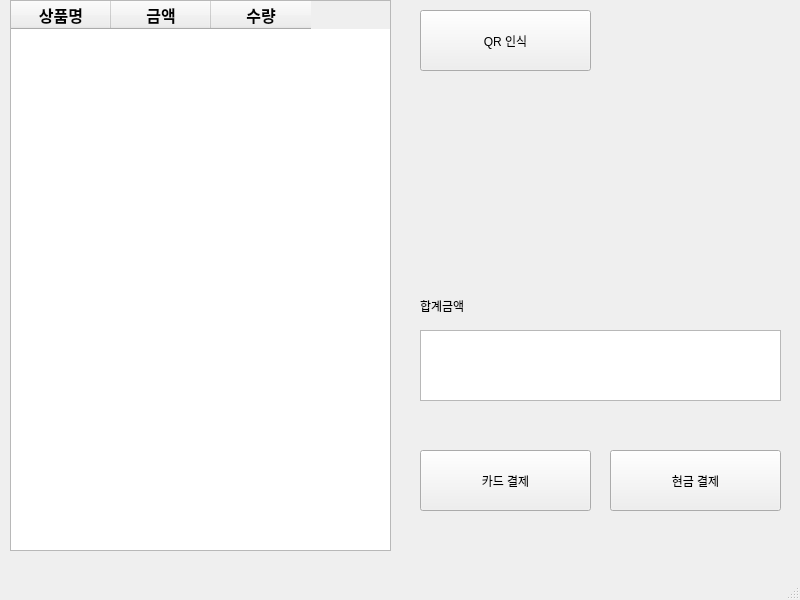
<?xml version="1.0" encoding="UTF-8"?>
<ui version="4.0">
 <class>MainWindow</class>
 <widget class="QMainWindow" name="MainWindow">
  <property name="geometry">
   <rect>
    <x>0</x>
    <y>0</y>
    <width>800</width>
    <height>600</height>
   </rect>
  </property>
  <property name="windowTitle">
   <string>MainWindow</string>
  </property>
  <widget class="QWidget" name="centralwidget">
   <widget class="QPushButton" name="pushButton_3">
    <property name="geometry">
     <rect>
      <x>610</x>
      <y>450</y>
      <width>171</width>
      <height>61</height>
     </rect>
    </property>
    <property name="text">
     <string>현금 결제</string>
    </property>
   </widget>
   <widget class="QPushButton" name="pushButton_4">
    <property name="geometry">
     <rect>
      <x>420</x>
      <y>450</y>
      <width>171</width>
      <height>61</height>
     </rect>
    </property>
    <property name="text">
     <string>카드 결제</string>
    </property>
   </widget>
   <widget class="QTableWidget" name="tableWidget">
    <property name="geometry">
     <rect>
      <x>10</x>
      <y>0</y>
      <width>381</width>
      <height>551</height>
     </rect>
    </property>
    <property name="columnCount">
     <number>3</number>
    </property>
    <column>
     <property name="text">
      <string>상품명</string>
     </property>
     <property name="font">
      <font>
       <pointsize>12</pointsize>
       <weight>75</weight>
       <bold>true</bold>
      </font>
     </property>
    </column>
    <column>
     <property name="text">
      <string>금액</string>
     </property>
     <property name="font">
      <font>
       <pointsize>12</pointsize>
       <weight>75</weight>
       <bold>true</bold>
      </font>
     </property>
    </column>
    <column>
     <property name="text">
      <string>수량</string>
     </property>
     <property name="font">
      <font>
       <pointsize>12</pointsize>
       <weight>75</weight>
       <bold>true</bold>
      </font>
     </property>
    </column>
   </widget>
   <widget class="QTextEdit" name="textEdit">
    <property name="geometry">
     <rect>
      <x>420</x>
      <y>330</y>
      <width>361</width>
      <height>71</height>
     </rect>
    </property>
   </widget>
   <widget class="QLabel" name="label">
    <property name="geometry">
     <rect>
      <x>420</x>
      <y>290</y>
      <width>111</width>
      <height>31</height>
     </rect>
    </property>
    <property name="styleSheet">
     <string notr="true">font: 75 20pt &quot;Adobe Arabic&quot;;</string>
    </property>
    <property name="text">
     <string>합계금액</string>
    </property>
   </widget>
   <widget class="QPushButton" name="pushButton_5">
    <property name="geometry">
     <rect>
      <x>420</x>
      <y>10</y>
      <width>171</width>
      <height>61</height>
     </rect>
    </property>
    <property name="text">
     <string>QR 인식</string>
    </property>
   </widget>
  </widget>
  <widget class="QMenuBar" name="menubar">
   <property name="geometry">
    <rect>
     <x>0</x>
     <y>0</y>
     <width>800</width>
     <height>21</height>
    </rect>
   </property>
  </widget>
  <widget class="QStatusBar" name="statusbar"/>
 </widget>
 <resources/>
 <connections/>
</ui>
